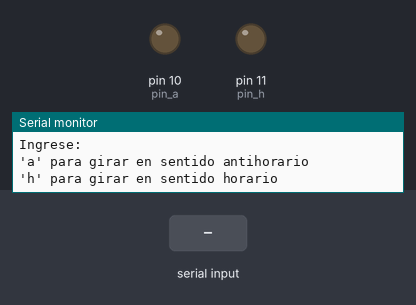
A sketch run on a simulated Arduino Uno, built with avr-gcc and run on an emulated ATmega328P. Parts: output pins drawn as LEDs (lit = HIGH), the last lines printed to the serial monitor. The test bench sets the inputs (shaded band).

Above: at 1.2 s.
1.3 s: "a" received over Serial
At 2.0 s:
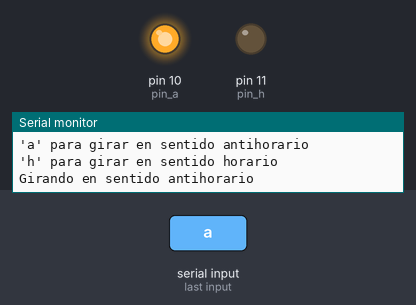
3.0 s: "h" received over Serial
At 4.4 s:
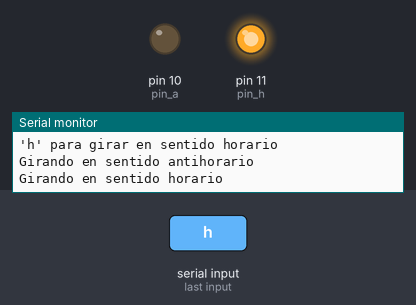
Timing chart, 0 to 6.0 s (numbered marks = the images above; inputs shaded):
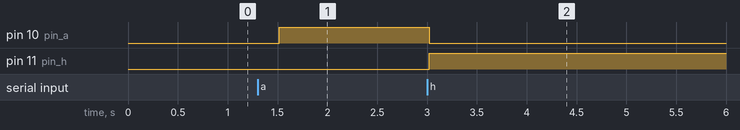

Measured:
- after the input at 1.3 s, pin 10 (pin_a): LOW → HIGH after 0.22 s
- after the input at 3.0 s, pin 10 (pin_a): HIGH → LOW at once; pin 11 (pin_h): LOW → HIGH at once

The sketch:

TP1C-Punto1C.ino
```cpp
//Universidad Tecnologica Nacional - Facultad Regional Tucuman
//Departamento de Ingenieria Electronica - Sistemas de Control Biomedico
//by Fernandez Francisco Alberto

 //Programa que gira un motor en sentido antihorario y luego en sentido horario

const int pin_h = 11;  //pin 11 para girar al motor en sentido horario
const int pin_a = 10;  //pin 10 para girar al motor en sentido antihorario
char sentido;

void setup() {
    Serial.begin(9600);
    pinMode(pin_h,OUTPUT);
    pinMode(pin_a,OUTPUT);
    Serial.println("Ingrese:");
    Serial.println("'a' para girar en sentido antihorario");
    Serial.println("'h' para girar en sentido horario");
}

void loop() {
    if(Serial.available()>0){
        sentido = Serial.read();
        if(sentido == 'a'){
          //giramos al motor en sentido antihorario
          digitalWrite(pin_a,HIGH);
          digitalWrite(pin_h,LOW);
          Serial.println("Girando en sentido antihorario");
        }
        if(sentido == 'h'){
          //giramos al motor en sentido horario
          digitalWrite(pin_a,LOW);
          digitalWrite(pin_h,HIGH);
          Serial.println("Girando en sentido horario");
        }
    }
    delay(500);
}
```
